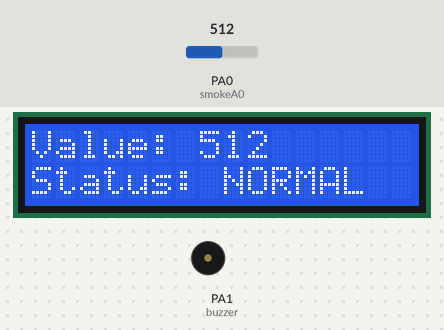
The sketch below on a simulated STM32 Blue Pill. On the bench: 16×2 character LCD, buzzer (waves = sounding). The inputs (shaded band) are chosen by the test bench; at power-on: PA0 (smokeA0) = 512.

Above: at 3.2 s.
3.3 s: PA0 (smokeA0) set to 639
At 4.0 s:
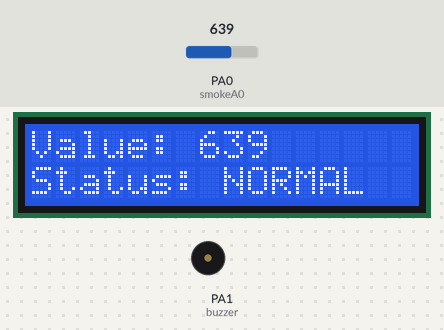
4.8 s: PA0 (smokeA0) set to 658
At 5.6 s:
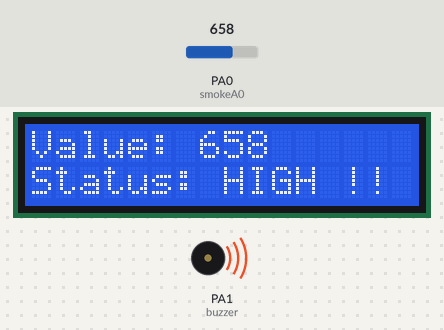
6.4 s: PA0 (smokeA0) set to 440
At 7.4 s:
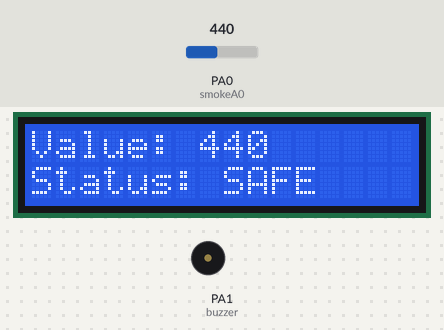
Timing chart, 0 to 9.4 s (numbered marks = the images above; inputs shaded):
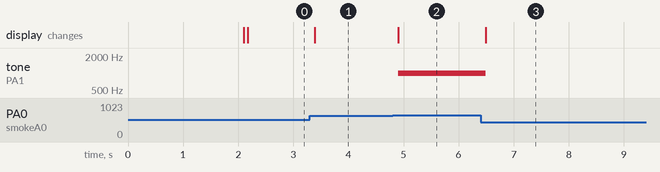

The sketch:

stm32_with_esp32.ino
```cpp
#include <Wire.h>
#include <LiquidCrystal_I2C.h>

LiquidCrystal_I2C lcd(0x27, 16, 2);

int buzzer = PA1;
int smokeA0 = PA0;

unsigned long lastSendTime = 0;
const int sendInterval = 1000; // Har 1 second mein data transmit hoga

void setup() {
  pinMode(buzzer, OUTPUT);
  pinMode(smokeA0, INPUT);

  // PA9(TX), PA10(RX) for ESP32
  Serial1.begin(115200);

  lcd.init();
  lcd.backlight();
  lcd.setCursor(0, 0);
  lcd.print("  SMOKE SENSOR  ");
  lcd.setCursor(0, 1);
  lcd.print("   BOOTING...   ");
  delay(2000);
  lcd.clear();
}

void loop() {
  // Smoothing (Noise filter)
  long sum = 0;
  for(int i = 0; i < 20; i++) {
    sum += analogRead(smokeA0);
    delay(2);
  }
  int analogSensor = sum / 20;

  // ESP32 ko accurate data bhejna
  if (millis() - lastSendTime >= sendInterval) {
    Serial1.print(analogSensor);
    Serial1.print('\n'); // ESP32 iska intezar karega packet khatam karne ke liye
    lastSendTime = millis();
  }

  // LCD Update
  lcd.setCursor(0, 0);
  lcd.print("Value: ");
  lcd.print(analogSensor);
  lcd.print("     ");

  lcd.setCursor(0, 1);
  if (analogSensor < 450) {
    lcd.print("Status: SAFE    ");
    noTone(buzzer);
  } else if (analogSensor < 650) {
    lcd.print("Status: NORMAL  ");
    noTone(buzzer);
  } else {
    lcd.print("Status: HIGH !! ");
    tone(buzzer, 1000, 200);
  }
}
```

Measured:
- the behaviour switches between 649 and 650 on PA0 (smokeA0) (found by bisection; images 1 and 2)
- after the input at 3.3 s, the display: changes after 0.09 s (image 1)
- after the input at 4.8 s, tone on PA1 (buzzer): silent → 1000 Hz after 0.11 s; the display: changes after 0.11 s (image 2)
- after the input at 6.4 s, tone on PA1 (buzzer): 1000 Hz → silent after 0.09 s; the display: changes after 0.09 s (image 3)
